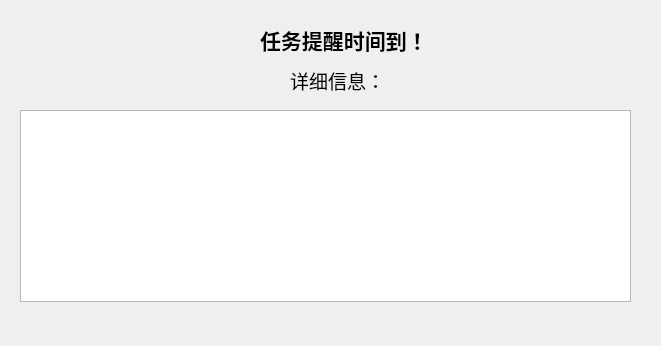
<?xml version="1.0" encoding="UTF-8"?>
<ui version="4.0">
 <class>Reminder</class>
 <widget class="QWidget" name="Reminder">
  <property name="geometry">
   <rect>
    <x>0</x>
    <y>0</y>
    <width>661</width>
    <height>346</height>
   </rect>
  </property>
  <property name="windowTitle">
   <string>Form</string>
  </property>
  <widget class="QLabel" name="label">
   <property name="geometry">
    <rect>
     <x>260</x>
     <y>20</y>
     <width>171</width>
     <height>41</height>
    </rect>
   </property>
   <property name="text">
    <string>&lt;html&gt;&lt;head/&gt;&lt;body&gt;&lt;p&gt;&lt;span style=&quot; font-size:16pt; font-weight:700;&quot;&gt;任务提醒时间到！&lt;/span&gt;&lt;/p&gt;&lt;/body&gt;&lt;/html&gt;</string>
   </property>
  </widget>
  <widget class="QLabel" name="label_2">
   <property name="geometry">
    <rect>
     <x>290</x>
     <y>60</y>
     <width>121</width>
     <height>41</height>
    </rect>
   </property>
   <property name="text">
    <string>&lt;html&gt;&lt;head/&gt;&lt;body&gt;&lt;p&gt;&lt;span style=&quot; font-size:14pt;&quot;&gt;详细信息：&lt;/span&gt;&lt;/p&gt;&lt;/body&gt;&lt;/html&gt;</string>
   </property>
  </widget>
  <widget class="QTableWidget" name="remind_list">
   <property name="geometry">
    <rect>
     <x>20</x>
     <y>110</y>
     <width>611</width>
     <height>192</height>
    </rect>
   </property>
  </widget>
 </widget>
 <resources/>
 <connections/>
</ui>
